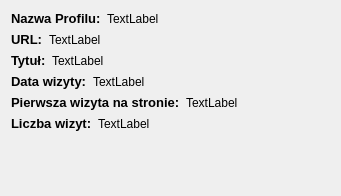
                             <widget class="QWidget" name="scrollAreaWidgetContents_9">
                              <property name="geometry">
                               <rect>
                                <x>0</x>
                                <y>0</y>
                                <width>341</width>
                                <height>196</height>
                               </rect>
                              </property>
                              <layout class="QVBoxLayout" name="verticalLayout_58">
                               <item>
                                <widget class="QWidget" name="widget_70" native="true">
                                 <property name="sizePolicy">
                                  <sizepolicy hsizetype="Fixed" vsizetype="Fixed">
                                   <horstretch>0</horstretch>
                                   <verstretch>0</verstretch>
                                  </sizepolicy>
                                 </property>
                                 <layout class="QHBoxLayout" name="horizontalLayout_81">
                                  <property name="spacing">
                                   <number>6</number>
                                  </property>
                                  <property name="leftMargin">
                                   <number>0</number>
                                  </property>
                                  <property name="topMargin">
                                   <number>0</number>
                                  </property>
                                  <property name="rightMargin">
                                   <number>0</number>
                                  </property>
                                  <property name="bottomMargin">
                                   <number>0</number>
                                  </property>
                                  <item>
                                   <widget class="QLabel" name="label_49">
                                    <property name="font">
                                     <font>
                                      <pointsize>10</pointsize>
                                      <bold>true</bold>
                                     </font>
                                    </property>
                                    <property name="text">
                                     <string>Nazwa Profilu:</string>
                                    </property>
                                   </widget>
                                  </item>
                                  <item>
                                   <widget class="QLabel" name="profileNameLabel">
                                    <property name="text">
                                     <string>TextLabel</string>
                                    </property>
                                   </widget>
                                  </item>
                                 </layout>
                                </widget>
                               </item>
                               <item>
                                <widget class="QWidget" name="widget_71" native="true">
                                 <property name="sizePolicy">
                                  <sizepolicy hsizetype="Fixed" vsizetype="Fixed">
                                   <horstretch>0</horstretch>
                                   <verstretch>0</verstretch>
                                  </sizepolicy>
                                 </property>
                                 <layout class="QHBoxLayout" name="horizontalLayout_82">
                                  <property name="leftMargin">
                                   <number>0</number>
                                  </property>
                                  <property name="topMargin">
                                   <number>0</number>
                                  </property>
                                  <property name="rightMargin">
                                   <number>0</number>
                                  </property>
                                  <property name="bottomMargin">
                                   <number>0</number>
                                  </property>
                                  <item>
                                   <widget class="QLabel" name="label_50">
                                    <property name="font">
                                     <font>
                                      <pointsize>10</pointsize>
                                      <bold>true</bold>
                                     </font>
                                    </property>
                                    <property name="text">
                                     <string>URL:</string>
                                    </property>
                                   </widget>
                                  </item>
                                  <item>
                                   <widget class="QLabel" name="historyUrlLabel">
                                    <property name="text">
                                     <string>TextLabel</string>
                                    </property>
                                   </widget>
                                  </item>
                                 </layout>
                                </widget>
                               </item>
                               <item>
                                <widget class="QWidget" name="widget_72" native="true">
                                 <property name="sizePolicy">
                                  <sizepolicy hsizetype="Fixed" vsizetype="Fixed">
                                   <horstretch>0</horstretch>
                                   <verstretch>0</verstretch>
                                  </sizepolicy>
                                 </property>
                                 <layout class="QHBoxLayout" name="horizontalLayout_83">
                                  <property name="leftMargin">
                                   <number>0</number>
                                  </property>
                                  <property name="topMargin">
                                   <number>0</number>
                                  </property>
                                  <property name="rightMargin">
                                   <number>0</number>
                                  </property>
                                  <property name="bottomMargin">
                                   <number>0</number>
                                  </property>
                                  <item>
                                   <widget class="QLabel" name="label_51">
                                    <property name="font">
                                     <font>
                                      <pointsize>10</pointsize>
                                      <bold>true</bold>
                                     </font>
                                    </property>
                                    <property name="text">
                                     <string>Tytuł:</string>
                                    </property>
                                   </widget>
                                  </item>
                                  <item>
                                   <widget class="QLabel" name="titleTabLabel">
                                    <property name="text">
                                     <string>TextLabel</string>
                                    </property>
                                   </widget>
                                  </item>
                                 </layout>
                                </widget>
                               </item>
                               <item>
                                <widget class="QWidget" name="widget_73" native="true">
                                 <property name="sizePolicy">
                                  <sizepolicy hsizetype="Fixed" vsizetype="Fixed">
                                   <horstretch>0</horstretch>
                                   <verstretch>0</verstretch>
                                  </sizepolicy>
                                 </property>
                                 <layout class="QHBoxLayout" name="horizontalLayout_84">
                                  <property name="leftMargin">
                                   <number>0</number>
                                  </property>
                                  <property name="topMargin">
                                   <number>0</number>
                                  </property>
                                  <property name="rightMargin">
                                   <number>0</number>
                                  </property>
                                  <property name="bottomMargin">
                                   <number>0</number>
                                  </property>
                                  <item>
                                   <widget class="QLabel" name="label_52">
                                    <property name="font">
                                     <font>
                                      <pointsize>10</pointsize>
                                      <bold>true</bold>
                                     </font>
                                    </property>
                                    <property name="text">
                                     <string>Data wizyty:</string>
                                    </property>
                                   </widget>
                                  </item>
                                  <item>
                                   <widget class="QLabel" name="dateVisitLabel">
                                    <property name="text">
                                     <string>TextLabel</string>
                                    </property>
                                   </widget>
                                  </item>
                                 </layout>
                                </widget>
                               </item>
                               <item>
                                <widget class="QWidget" name="widget_74" native="true">
                                 <property name="sizePolicy">
                                  <sizepolicy hsizetype="Fixed" vsizetype="Fixed">
                                   <horstretch>0</horstretch>
                                   <verstretch>0</verstretch>
                                  </sizepolicy>
                                 </property>
                                 <layout class="QHBoxLayout" name="horizontalLayout_85">
                                  <property name="leftMargin">
                                   <number>0</number>
                                  </property>
                                  <property name="topMargin">
                                   <number>0</number>
                                  </property>
                                  <property name="rightMargin">
                                   <number>0</number>
                                  </property>
                                  <property name="bottomMargin">
                                   <number>0</number>
                                  </property>
                                  <item>
                                   <widget class="QLabel" name="label_53">
                                    <property name="font">
                                     <font>
                                      <pointsize>10</pointsize>
                                      <bold>true</bold>
                                     </font>
                                    </property>
                                    <property name="text">
                                     <string>Pierwsza wizyta na stronie:</string>
                                    </property>
                                   </widget>
                                  </item>
                                  <item>
                                   <widget class="QLabel" name="lastVisitLabel">
                                    <property name="text">
                                     <string>TextLabel</string>
                                    </property>
                                   </widget>
                                  </item>
                                 </layout>
                                </widget>
                               </item>
                               <item>
                                <widget class="QWidget" name="widget_75" native="true">
                                 <property name="sizePolicy">
                                  <sizepolicy hsizetype="Fixed" vsizetype="Fixed">
                                   <horstretch>0</horstretch>
                                   <verstretch>0</verstretch>
                                  </sizepolicy>
                                 </property>
                                 <layout class="QHBoxLayout" name="horizontalLayout_86">
                                  <property name="leftMargin">
                                   <number>0</number>
                                  </property>
                                  <property name="topMargin">
                                   <number>0</number>
                                  </property>
                                  <property name="rightMargin">
                                   <number>0</number>
                                  </property>
                                  <property name="bottomMargin">
                                   <number>0</number>
                                  </property>
                                  <item>
                                   <widget class="QLabel" name="label_54">
                                    <property name="font">
                                     <font>
                                      <pointsize>10</pointsize>
                                      <bold>true</bold>
                                     </font>
                                    </property>
                                    <property name="text">
                                     <string>Liczba wizyt:</string>
                                    </property>
                                   </widget>
                                  </item>
                                  <item>
                                   <widget class="QLabel" name="countVisit">
                                    <property name="text">
                                     <string>TextLabel</string>
                                    </property>
                                   </widget>
                                  </item>
                                 </layout>
                                </widget>
                               </item>
                               <item>
                                <spacer name="verticalSpacer_12">
                                 <property name="orientation">
                                  <enum>Qt::Orientation::Vertical</enum>
                                 </property>
                                 <property name="sizeHint" stdset="0">
                                  <size>
                                   <width>20</width>
                                   <height>40</height>
                                  </size>
                                 </property>
                                </spacer>
                               </item>
                              </layout>
                             </widget>
